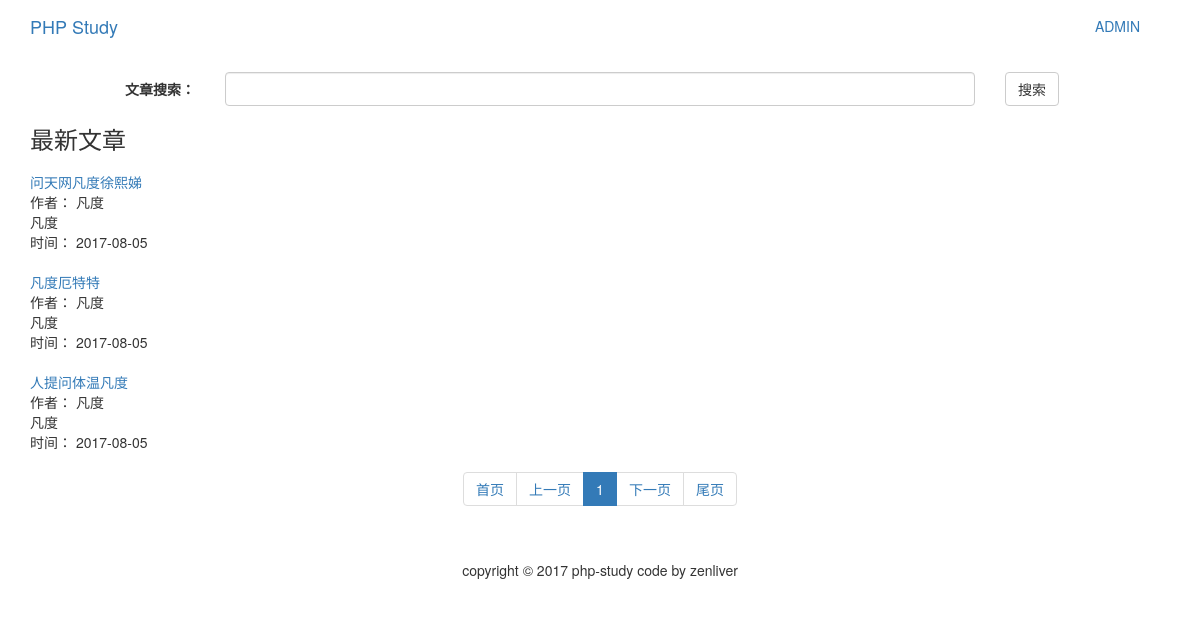
The page / on the database its author committed.
### tables this page shows
CREATE TABLE IF NOT EXISTS `article` (
  `id` int(10) unsigned NOT NULL AUTO_INCREMENT,
  `article_title` varchar(200) NOT NULL,
  `article_author` varchar(20) DEFAULT NULL,
  `article_desc` tinytext NOT NULL,
  `article_content` text NOT NULL,
  `article_date` bigint(15) unsigned NOT NULL,
  PRIMARY KEY (`id`),
  UNIQUE KEY `article_date` (`article_date`)
);

### index.php (the view, shortened to what this page needs)
<?php
    $num_per_page = 3;
    $sql_sel_all = "SELECT * FROM article";
    $article_res_all = mysql_query($sql_sel_all);
    $article_num_all = mysql_num_rows($article_res_all);
    $page_num_max = ceil($article_num_all/$num_per_page);
    $url = $_SERVER['REQUEST_SCHEME']."://".$_SERVER['HTTP_HOST'].$_SERVER['REQUEST_URI'];
    if (strpos($url,'?page=')) {
        $page_num = $_GET['page'];
        if (is_numeric($page_num)) {
            if ($page_num > $page_num_max) {
                echo '<script>alert("没有更多文章！");location.href="./index.php";</script>';
                return;
            } else if ($page_num == 0) {
                $page_num = 1;
            }
        } else {
            echo '<script>alert("参数非法！");location.href="./index.php";</script>';
            return;
        }
    } else {
        $page_num = 1;
    }
    if ($page_num > 1) {
        $page_num_prev = $page_num-1;
    } else {
        $page_num_prev = 1;
    }
    if ($page_num < $page_num_max) {
        $page_num_next = $page_num+1;
    } else {
        $page_num_next = $page_num_max;
    }
    $sql_sel_offset = ($page_num-1)*$num_per_page;
    $sql_sel = "SELECT * FROM article ORDER BY id DESC LIMIT $sql_sel_offset,$num_per_page";
    $article_res = mysql_query($sql_sel);
    while ($data_row = mysql_fetch_assoc($article_res)) {
        $article_data[] = $data_row;
    }
?>
<!DOCTYPE html>
<html lang="en">
<head>
    <link rel="stylesheet" href="./css/libs/bootstrap.min.css">
    <link rel="stylesheet" href="./css/libs/font-awesome.min.css">
</head>
<body>
<?php require_once './include/header.php'; ?>
    <div id="index_main">
        <div class="container">
            <div class="index_main">
                <div class="index_main_search">
                    <form class="form-horizontal" role="form" action="./article_search.php" method="get">
                        <div class="form-group">
                            <label for="index_main_search_keyword" class="col-sm-2 control-label">文章搜索：</label>
                            <div class="col-sm-8">
                                <input type="text" name="keyword" class="form-control" id="index_main_search_keyword" placeholder="">
                            </div>
                            <div class="col-sm-2">
                                <button type="submit" class="btn btn-default index_main_search_btn">搜索</button>
                            </div>
                        </div>
                    </form>
                </div>
                <div class="index_main_article">
                    <h3 class="text-left">最新文章</h3>
                    <div class="index_main_article_list">
                        <?php
                            foreach ($article_data as $key => $value) {
                        ?>
                            <div class="index_main_article_item" style="margin-top:20px;margin-bottom:0;">
                                <div class="index_main_article_item_title">
                                    <a href="./article_detail.php?id=<?php echo $value['id'] ?>"><?php echo $value['article_title'] ?></a>
                                </div>
                                <div class="index_main_article_item_author">作者： <?php echo $value['article_author'] ?></div>
                                <div class="index_main_article_item_desc"><?php echo $value['article_desc'] ?></div>
                                <div class="index_main_article_item_date">时间： <?php echo date('Y-m-d',$value['article_date']); ?></div>
                            </div>
                        <?php
                            }
                        ?>
                    </div>
                    <div class="index_main_article_pagination text-center">
                        <ul class="pagination">
                            <li><a href="./index.php">首页</a></li>
                            <li><a href="./index.php?page=<?php echo $page_num_prev ?>">上一页</a></li>
                            <li class="active"><a href="./index.php?page=<?php echo $page_num ?>"><?php echo $page_num ?></a></li>
                            <li><a href="./index.php?page=<?php echo $page_num_next ?>">下一页</a></li>
                            <li><a href="./index.php?page=<?php echo $page_num_max ?>">尾页</a></li>
                        </ul>
                    </div>
                </div>
            </div>
        </div>
    </div>
<?php require_once './include/footer.php'; ?>
</body>
</html>

### include/header.php (shortened to what this page needs)
<div id="header">
    <div class="navbar">
        <div class="container">
            <div class="navbar-header">
                <a href="./" class="navbar-brand">PHP Study</a>
            </div>
            <div class="collapse navbar-collapse" id="collapse-menu">
                <ul class="nav navbar-nav pull-right">
                    <li><a href="/php-study/admin/">ADMIN</a></li>
                </ul>
            </div>
        </div>
    </div>
</div>

### include/footer.php (shortened to what this page needs)
<div id="footer">
    <div class="container">
        <div class="footer text-center" style="padding: 30px 0;">copyright © 2017 php-study code by zenliver</div>
    </div>
</div>

### rows shown on the page
article: article_title "问天网凡度徐熙娣", article_author "凡度", article_desc "凡度", article_date "2017-08-05"
article: article_title "凡度厄特特", article_author "凡度", article_desc "凡度", article_date "2017-08-05"
article: article_title "人提问体温凡度", article_author "凡度", article_desc "凡度", article_date "2017-08-05"

### other values the page prints
$page_num "1"
